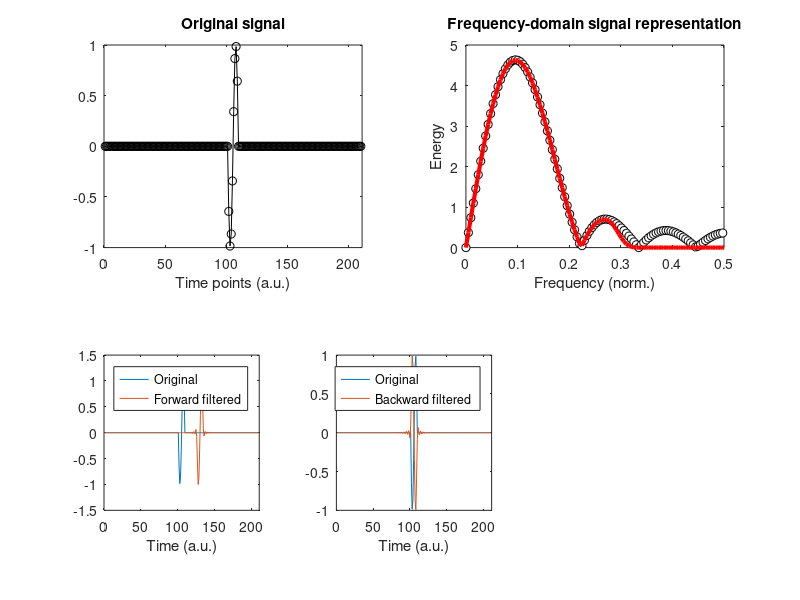

MATLAB code to generate this figure: (Note: this script raises an error after producing the figure.)
%% Filtering
% Causal and zero-phase-shift filters
%%
% Create a simple signal
signal = [ zeros(1,100) cos(linspace(pi/2,5*pi/2,10)) zeros(1,100) ];
n = length(signal);

% Plot it and its power spectrum
figure(1), clf
subplot(221)
plot(1:n,signal,'ko-')
set(gca,'xlim',[0 n+1])
title('Original signal')
xlabel('Time points (a.u.)')

subplot(222)
plot(linspace(0,1,n),abs(fft(signal)),'ko-','markerfacecolor','w')
set(gca,'xlim',[0 .5])
xlabel('Frequency (norm.)'), ylabel('Energy')
title('Frequency-domain signal representation')

%% Apply a low-pass causal filter
% Note: frequency listed as fraction of Nyquist (not sampling rate!)
fkern = fir1(50,.6,'low');
fsignal = filter(fkern,1,signal);
subplot(234)
plot(1:n,signal, 1:n,fsignal)
set(gca,'xlim',[0 n+1]), axis square
xlabel('Time (a.u.)')
legend({'Original';'Forward filtered'})

% Flip the signal backwards
fsignalFlip = fsignal(end:-1:1);
% And show its spectrum
subplot(222), hold on
plot(linspace(0,1,n),abs(fft(fsignal)),'r','linew',3)

% Filter the flipped signal
fsignalF = filter(fkern,1,fsignalFlip);
subplot(235)
plot(1:n,signal, 1:n,fsignalF)
set(gca,'xlim',[0 n+1]), axis square
xlabel('Time (a.u.)')
legend({'Original';'Backward filtered'})

% If have signal processing toolbox there is a short-cut
filtfilt() % fsignal = filtfilt(fkern,1,signal)

% Finally, flip the double-filtered signal
fsignalF = fsignalF(end:-1:1);
subplot(236)
plot(1:n,signal, 1:n,fsignalF)
set(gca,'xlim',[0 n+1]), axis square
xlabel('Time (a.u.)')
legend({'Original';'Zero-phase filtered'})

subplot(222)
plot(linspace(0,1,n),abs(fft(fsignalF)),'mo','markersize',7,'markerfacecolor','w','linew',2)
legend({'Original';'Forward filtered';'Zero-phase-shift'})

%% end.
